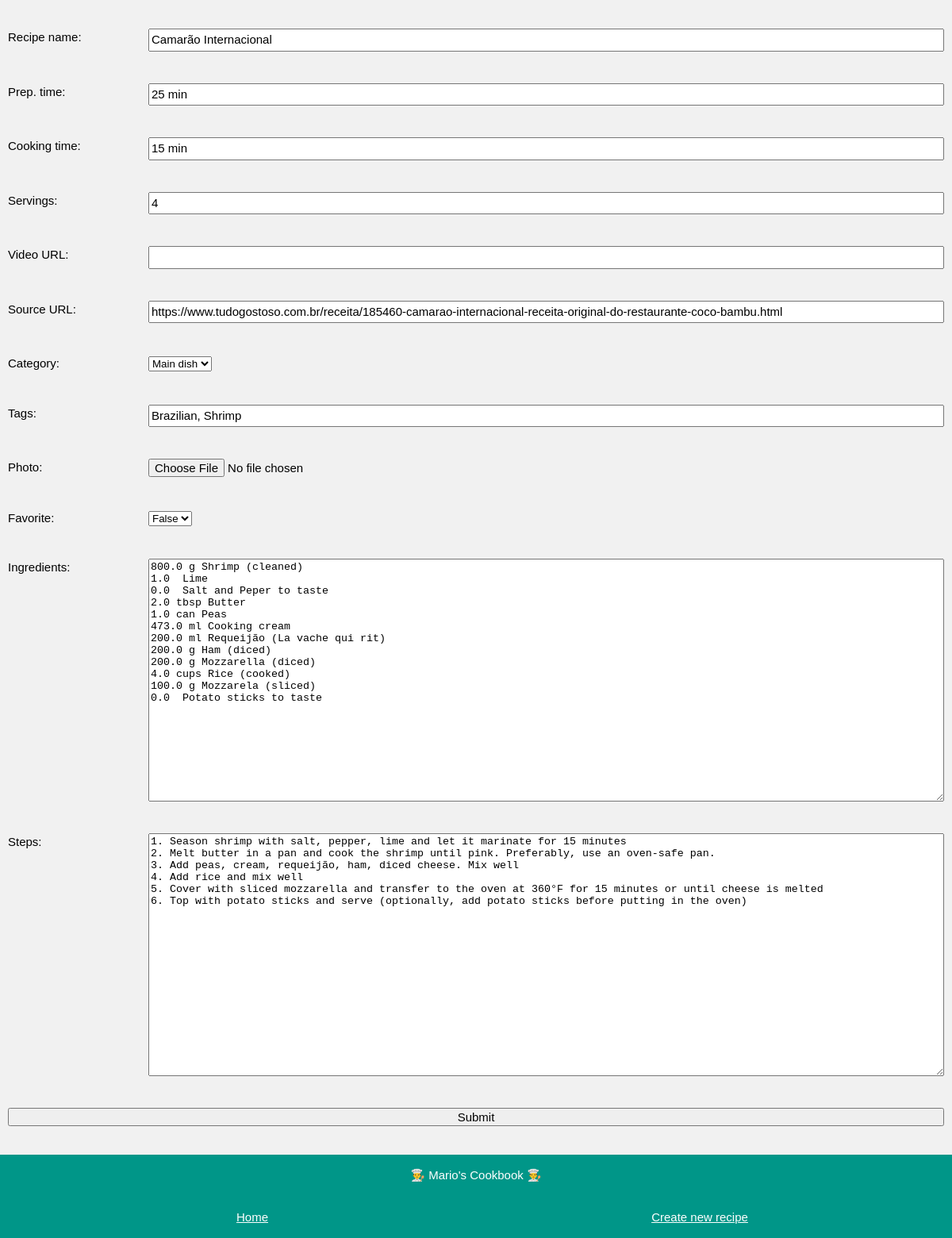
Before: /edit/Camarão Internacional with the older database file.
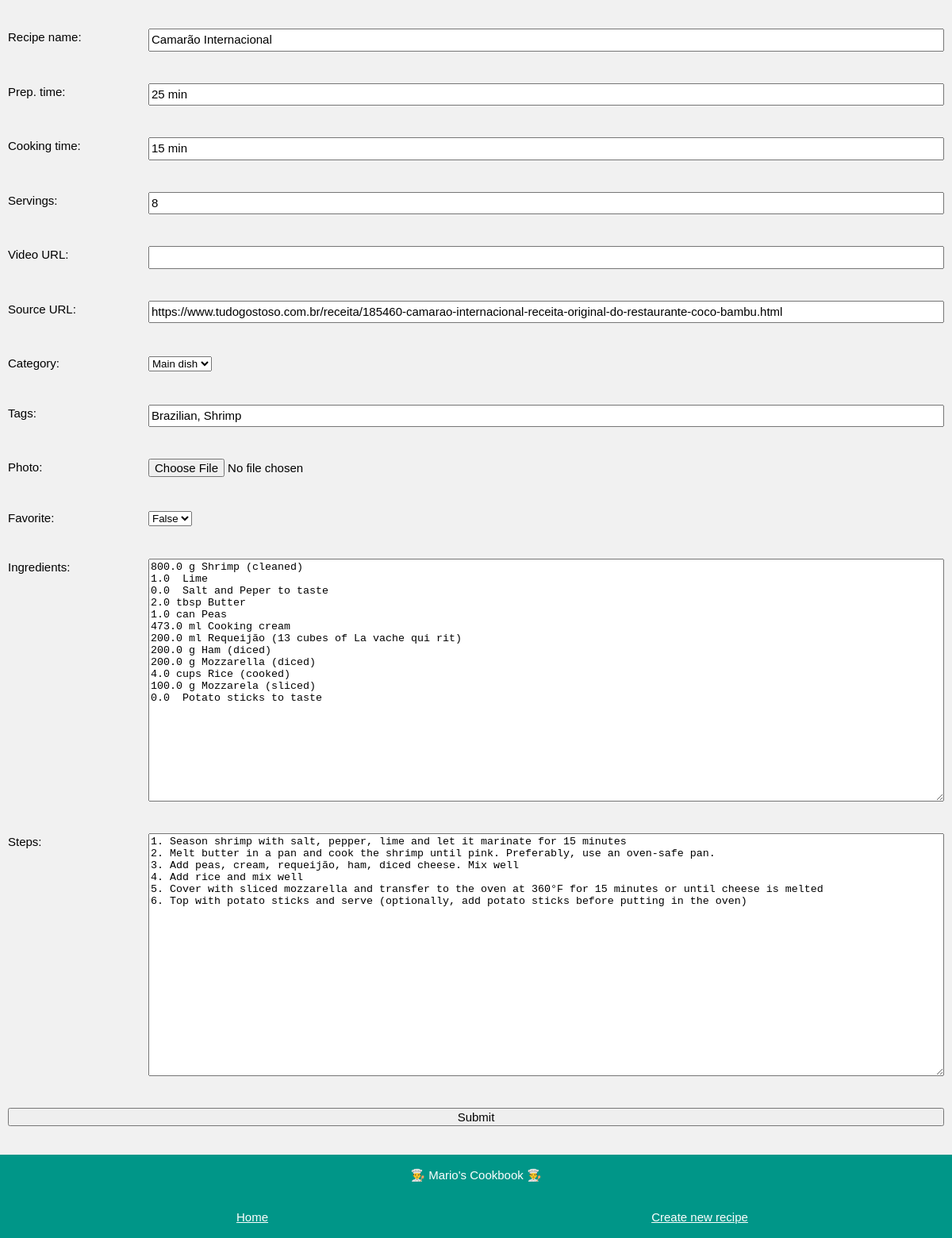
After: the same page with the newer database file.
### app_config.py (models this page shows, shortened)
class Recipe(db.Model):
    name = db.Column(db.String, nullable=False, unique=True, primary_key=True)
    prepTime = db.Column(db.String, nullable=False)
    cookingTime = db.Column(db.String, nullable=False)
    servings = db.Column(db.Integer, nullable=False)
    videoURL = db.Column(db.String, nullable=False)
    sourceURL = db.Column(db.String, nullable=False)
    steps = db.Column(db.Text, nullable=False)
    photo = db.Column(db.String, nullable=False)
    favorite = db.Column(db.Boolean, default=False)
    category = db.Column(db.String, nullable=False)
    tags = db.Column(db.String, nullable=False)
    ingredients = db.relationship('Ingredient', backref='recipe', lazy=True)

class Ingredient(db.Model):
    id = db.Column(db.Integer, primary_key=True)
    name = db.Column(db.String, nullable=False)
    amount = db.Column(db.Float, default=0)
    unit = db.Column(db.String, default='')
    recipe_name = db.Column(db.String, db.ForeignKey('recipe.name'), nullable=False)

### app_edit.py (the view, shortened to what this page needs)
@app.route('/edit/<name>', methods=['POST', 'GET'])
def edit(name):
    if request.method == 'GET':
        recipe = Recipe.query.get(name)
        amounts = []
        for ingredient in recipe.ingredients:
            amount = ingredient.amount
            amounts.append(amount)
        n_amounts = range(len(amounts))
        return render_template('edit.html', recipe=recipe, amounts=amounts,
                               n_amounts=n_amounts, new=False, categories = known_categories)

### templates/edit.html (shortened to what the changed rows need)
<!DOCTYPE html>
<html>
<head>
    <link rel="stylesheet" href="../static/css/edit.css">
    <link rel='stylesheet' href='../static/css/fonts.css'>
</head>
<body class="background-color">
    <div class="page-container">
        {% if new == False %}
        <form action="/edit/{{recipe.name}}" method="POST" enctype="multipart/form-data">
        {% else %}
        <form action="/new/" method="POST" enctype="multipart/form-data">
        {% endif %}
            <div class="form-item">
                <label for="name">Recipe name: </label>
                {% if new == False %}
                <input type="text" id="name" name="name" value="{{recipe.name}}">
                {% else %}
                <input type="text" id="name" name="name">
                {% endif %}
            </div>
            <div class="form-item">
                <label for="prepTime">Prep. time: </label>
                {% if new == False %}
                <input type="text" id="prepTime" name="prepTime" value="{{recipe.prepTime}}">
                {% else %}
                <input type="text" id="prepTime" name="prepTime">
                {% endif %}
            </div>
            <div class="form-item">
                <label for="cookingTime">Cooking time: </label>
                {% if new == False %}
                <input type="text" id="cookingTime" name="cookingTime" value="{{recipe.cookingTime}}">
                {% else %}
                <input type="text" id="cookingTime" name="cookingTime">
                {% endif %}
            </div>
            <div class="form-item">
                <label for="servings">Servings: </label>
                {% if new == False %}
                <input type="number" step="1" id="servings" name="servings" value="{{recipe.servings}}">
                {% else %}
                <input type="number" step="1" id="servings" name="servings">
                {% endif %}
            </div>
            <div class="form-item">
                <label for="sourceURL">Source URL: </label>
                {% if new == False %}
                <input type="text" id="sourceURL" name="sourceURL" value="{{recipe.sourceURL}}">
                {% else %}
                <input type="text" id="sourceURL" name="sourceURL">
                {% endif %}
            </div>
            <div class="form-item">
                <div class="custom-select" style="width:200px;">
                    {% if new == False %}
                    <select id="category" name="category">
                        {% for c in categories%}
                            <option value="{{c}}" {%if recipe.category == c %} selected {% endif %}> {{c}} </option>
                        {% endfor %}
                    </select>
                    {% else %}
                    <select id="category" name="category">
                        {% for c in categories%}
                            <option value="{{c}}" > {{c}} </option>
                        {% endfor %}
                    </select>
                    {% endif %}
                </div>
            </div>
            <div class="form-item">
                <label for="tags">Tags: </label>
                {% if new == False %}
                <input type="text" id="tags" name="tags" value="{{recipe.tags}}">
                {% else %}
                <input type="text" id="tags" name="tags">
                {% endif %}
            </div>
            <div class="form-item">
                <div class="custom-select" style="width:200px;">
                    <select id="favorite" name="favorite">
                        {% if new == False %}
                        {% if recipe.favorite == False %}
                        <option value="0" selected>False</option>
                        {% else %}
                        <option value="0">False</option>
                        <option value="1" selected>True</option>
                        {% endif %}
                        {% else %}
                        <option value="0">False</option>
                        <option value="1">True</option>
                        {% endif %}
                    </select>
                </div>
            </div>
            <div class="form-item">
                <label for="ingredients">Ingredients: </label>
                {% if new == False %}
                <textarea id="ingredients" name="ingredients" rows="20" cols="50">
{% for i in n_amounts %}{{ amounts[i] }} {{ recipe.ingredients[i].unit }} {{ recipe.ingredients[i].name }}
{% endfor %}</textarea>
                {% else %}
                <textarea id="ingredients" name="ingredients" rows="20" cols="50"></textarea>
                {% endif %}
            </div>
            <div class="form-item">
                <label for="steps">Steps: </label>
                {% if new == False %}
                <textarea id="steps" name="steps" rows="20" cols="50">{{recipe.steps}}</textarea>
                {% else %}
                <textarea id="steps" name="steps" rows="20" cols="50"></textarea>
                {% endif %}
            </div>
        </form>
    </div>
</body>
</html>

Changed rows visible on the page:
removed Ingredient: ingredients "800.0 g Shrimp (cleaned) 1.0 Lime 0.0 Salt and Peper to taste 2.0 tbsp Butter 1.0 can Peas 473.0 ml Cooking cream 200.0 ml Requeijão (La vache qui rit) 200.0 g Ham (diced) 200.0 g Mozzarella (diced) 4.0 cups Rice (cooked) 100.0 g Mozzarela (sliced) 0.0 Potato sticks to taste"
changed Recipe "Camarão Internacional": servings "4" → "8"
added Ingredient: ingredients "800.0 g Shrimp (cleaned) 1.0 Lime 0.0 Salt and Peper to taste 2.0 tbsp Butter 1.0 can Peas 473.0 ml Cooking cream 200.0 ml Requeijão (13 cubes of La vache qui rit) 200.0 g Ham (diced) 200.0 g Mozzarella (diced) 4.0 cups Rice (cooked) 100.0 g Mozzarela (sliced) 0.0 Potato sticks to taste"
